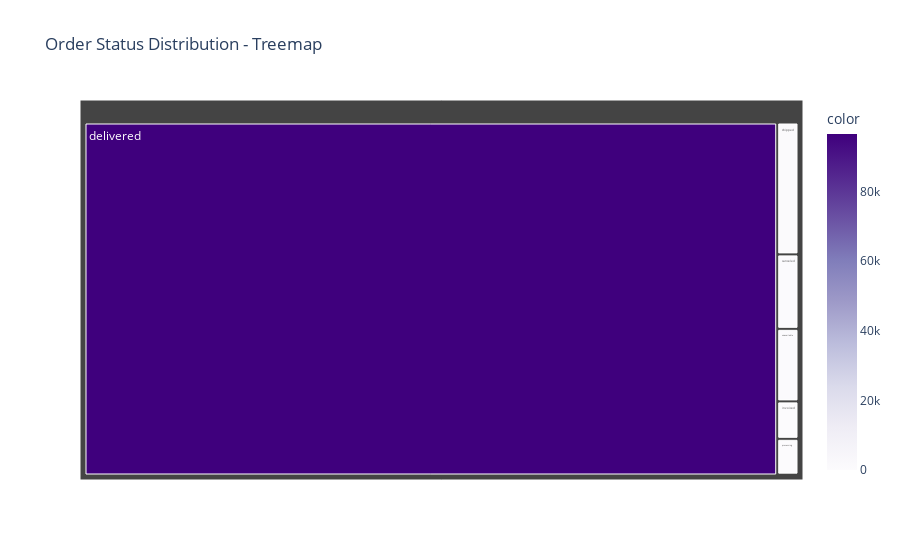

The notebook cell this image was saved under:
### Code cell
fig = px.treemap(
    names=orderStatus.index,
    parents=[""]*len(orderStatus),
    values=orderStatus.values,
    title="Order Status Distribution - Treemap",
    color=orderStatus.values,         
    color_continuous_scale="Purples"
)

fig.show()

### Figure 1 — Plotly figure (JSON) as saved in the notebook; plotly's stock layout.template omitted (floating-point values rounded to 4 significant figures)
{"data": [{"domain": {"x": [0, 1], "y": [0, 1]}, "hovertemplate": "label=%{label}<br>value=%{value}<br>parent=%{parent}<br>color=%{color}<extra></extra>", "labels": ["delivered", "shipped", "canceled", "unavailable", "invoiced", "processing", "created", "approved"], "marker": {"coloraxis": "coloraxis", "colors": [96478, 1107, 625, 609, 314, 301, 5, 2]}, "name": "", "parents": ["", "", "", "", "", "", "", ""], "type": "treemap", "values": [96478, 1107, 625, 609, 314, 301, 5, 2]}], "layout": {"autosize": true, "coloraxis": {"colorbar": {"title": {"text": "color"}}, "colorscale": [[0, "rgb(252,251,253)"], [0.125, "rgb(239,237,245)"], [0.25, "rgb(218,218,235)"], [0.375, "rgb(188,189,220)"], [0.5, "rgb(158,154,200)"], [0.625, "rgb(128,125,186)"], [0.75, "rgb(106,81,163)"], [0.875, "rgb(84,39,143)"], [1, "rgb(63,0,125)"]]}, "legend": {"tracegroupgap": 0}, "title": {"text": "Order Status Distribution - Treemap"}}}
